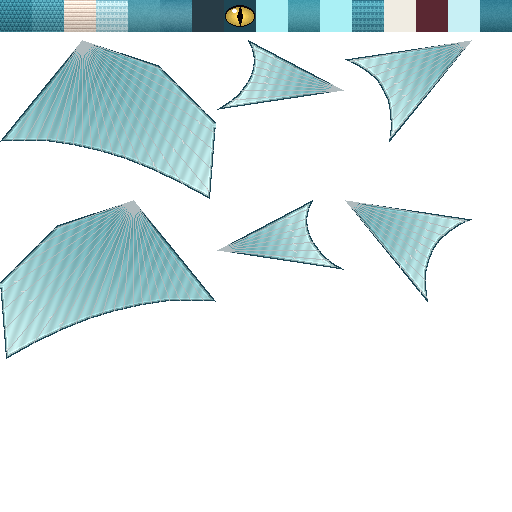
#> input picture LegacyOfEtheria/tools/dragon_src/etheria_pdrg_veldanava.png, 512 x 512 px, found by its file name; its folder holds only this picture in this run
$ python region_bosses.py
#> lines starting #> are read from the running program, lines starting #| are printed output that depends on the picture
"""8.7 (Etapa 7a) - CHEFES POR REGIÃO: gera entidades (BP+RP), texturas recoloridas, loot tables, itens de material e regras de spawn.
Reaproveita modelos/animações já existentes no projeto (nada de textura nova do usuário): cada chefe é um modelo do addon com a textura
passada por um "mapa de gradiente" (luminância -> paleta da região), preservando pele/dourado quando faz sentido.
  Vazio (End):    Dragão do Vazio (modelo/voo do Veldanava), Cavaleiro do Vazio (Cavaleiro Negro, espada dourada), Rainha do Vazio (Obera)
                  + o Senhor do Vazio que já existia (boss_void_lord) -> agora só nasce no End.
  Inferno:        Anjo Caído (Feldway Angelical, asas negras/vermelhas do anjo caído)  + Tirano Brasa (boss_ember_tyrant) só no Inferno.
  Mundo normal:   Anjo Guardião (Zalario dourado), Rei Goblin com escolta (script), só 2 aranhas no spawn natural (Taratect e Rainha Taratect).
  Oceano:         Guardiã Cristalina das Marés (Lorde Branco cristalino) segurando o Tridente dos Dragões Marinhos (geometria da arma).
Idempotente: reescreve sempre os mesmos arquivos. Uso: python3 tools/region_bosses.py
Ícones de pena usam a pena do jar do Tensura enviado (uso pessoal, fora do git); sem o jar, desenha uma pena simples."""
import colorsys, copy, glob, json, os, sys
from PIL import Image, ImageDraw

ROOT = os.path.dirname(os.path.dirname(os.path.abspath(__file__)))
BP = os.path.join(ROOT, "LegacyOfEtheria_BP"); RP = os.path.join(ROOT, "LegacyOfEtheria_RP")
FEATHER_SRC = [os.environ.get("TENSURA_FEATHER", ""), "/tmp/claude-0/-home-user-repo/caf30e82-444a-5c52-8cea-01da7f718242/scratchpad/tensura102/assets/tensura/textures/item/dragon_peacock_feather.png"]

# ------------------------------------------------------------------ paletas (posição 0..1 da luminância -> cor)
VOID = [(0, (6, 2, 12)), (0.25, (34, 8, 62)), (0.5, (92, 26, 160)), (0.75, (178, 84, 250)), (1, (236, 205, 255))]
VOID_DRAGON = [(0, (4, 2, 10)), (0.4, (30, 8, 60)), (0.72, (96, 28, 170)), (0.9, (176, 88, 250)), (1, (228, 186, 255))]
VOID_DARK = [(0, (4, 2, 8)), (0.35, (24, 8, 44)), (0.65, (70, 22, 120)), (1, (170, 110, 240))]
QUEEN = [(0, (10, 2, 18)), (0.3, (58, 10, 88)), (0.6, (150, 30, 170)), (0.85, (240, 110, 220)), (1, (255, 225, 250))]
FALLEN = [(0, (6, 4, 6)), (0.5, (30, 26, 32)), (0.85, (70, 62, 74)), (1, (120, 110, 124))]
CRIMSON = [(0, (30, 0, 4)), (0.45, (120, 8, 20)), (0.8, (210, 30, 40)), (1, (255, 120, 110))]
SHADOW = [(0, (4, 2, 4)), (0.45, (26, 20, 30)), (0.75, (70, 12, 22)), (1, (190, 36, 46))]
GOLD = [(0, (54, 30, 6)), (0.35, (150, 96, 22)), (0.7, (236, 190, 70)), (1, (255, 250, 220))]
CRYSTAL = [(0, (18, 16, 58)), (0.3, (88, 52, 170)), (0.55, (190, 90, 210)), (0.8, (150, 200, 250)), (1, (230, 252, 255))]
EMBER = [(0, (28, 4, 0)), (0.4, (140, 30, 6)), (0.75, (240, 110, 20)), (1, (255, 230, 150))]

def ramp(stops, t):
    t = max(0.0, min(1.0, t))
    for (a, ca), (b, cb) in zip(stops, stops[1:]):
        if t <= b:
            k = 0 if b == a else (t - a) / (b - a)
            return tuple(round(ca[i] + (cb[i] - ca[i]) * k) for i in range(3))
    return stops[-1][1]

def is_skin(h, s, v): return 0.0 <= h <= 0.11 and 0.12 <= s <= 0.62 and v >= 0.5
def is_gold(h, s, v): return 0.08 <= h <= 0.18 and s >= 0.42 and v >= 0.4

def recolor(src, stops, keep_skin=True, gold=None, gamma=1.0, stretch=False):
    """mapa de gradiente pela luminância; pele preservada; dourado: None = preservado, paleta = recolorido nela.
    stretch: estica a luminância da textura (percentis 5-97) para 0..1 antes da paleta (texturas muito claras, ex. dragão branco)"""
#> called with keep_skin = True, gamma = 1.25, stretch = True
    im = Image.open(src).convert("RGBA"); px = im.load()
#> in recolor, im is the input picture: PIL image 512x512 RGBA; mean R, G, B, A 30.2, 42, 43.4, 59.8
    lo, hi = 0.0, 1.0
    if stretch:
        ls = sorted((0.299 * r + 0.587 * g + 0.114 * b) / 255 for r, g, b, a in (px[x, y] for y in range(im.height) for x in range(im.width)) if a)
#> ls = 66656 items
        if ls: lo, hi = ls[int(len(ls) * 0.05)], ls[int(len(ls) * 0.97)]
#> lo = 0.186; hi = 0.911
        if hi - lo < 0.05: lo, hi = 0.0, 1.0
    for y in range(im.height):
        for x in range(im.width):
            r, g, b, a = px[x, y]
            if not a: continue
            h, s, v = colorsys.rgb_to_hsv(r / 255, g / 255, b / 255)
            if keep_skin and is_skin(h, s, v): continue
            lum = max(0.0, min(1.0, ((0.299 * r + 0.587 * g + 0.114 * b) / 255 - lo) / (hi - lo)))
            if is_gold(h, s, v):
                if gold is None: continue
                px[x, y] = ramp(gold, lum ** gamma) + (a,); continue
            px[x, y] = ramp(stops, lum ** gamma) + (a,)
    return im

# ------------------------------------------------------------------ chefes
# id: nome, modelo RP de base (entity/*.entity.json), textura de origem, paleta, vida, dano, região, nível mínimo, etc.
BOSSES = {
    "void_dragon":   dict(name="Dragão do Vazio", base="veldanava", tex="etheria_pdrg_veldanava", key="dragon", pal=VOID_DRAGON, hp=24000, dmg=48, spd=0.32,
                          region="end", lv=55, gamma=1.25, stretch=True, fly=True, dragon=True, box=(6.0, 5.0), scale="1.27", fam="void", egg=("#0c0414", "#b054fa"), xp=9000, coins=[2500, 4000], role="dragon"),
    "void_knight":   dict(name="Cavaleiro do Vazio", base="cavaleiro_negro", tex="etheria_cavaleiro_negro", pal=VOID_DARK, gold=None, hp=8000, dmg=30, spd=0.31,
                          region="end", lv=35, box=(0.8, 2.4), scale="1.3", fam="void", egg=("#14081f", "#e2b83a"), xp=3500, coins=[900, 1500], role="melee"),
    "void_queen":    dict(name="Rainha do Vazio", base="obera", tex="etheria_obera", pal=QUEEN, gold=VOID, hp=14000, dmg=36, spd=0.3,
                          region="end", lv=45, box=(0.8, 2.5), scale="1.35", fam="void", egg=("#26062e", "#f06edc"), xp=6000, coins=[1600, 2600], role="caster"),
    "fallen_angel":  dict(name="Anjo Caído", base="feldway_angel", tex="etheria_feldway_angel", pal=FALLEN, gold=CRIMSON, hp=10000, dmg=34, spd=0.3,
                          region="nether", lv=40, fly=True, wings=("geometry.etheria_mobwing_fallen", "textures/entity/etheria_race_fallen"), box=(0.8, 2.4), scale="1.3",
                          fam="angel", fire=True, egg=("#0a0a0c", "#c8102e"), xp=4500, coins=[1200, 2000], role="melee"),
    "angel_guardian": dict(name="Anjo Guardião", base="zalario", tex="etheria_zalario", pal=GOLD, keep_skin=True, hp=6000, dmg=24, spd=0.3,
                          region="overworld", lv=30, fly=True, box=(0.8, 2.4), scale="1.35", fam="angel", egg=("#f6e7b0", "#d4a020"), xp=3000, coins=[800, 1400], role="guardian"),
    "crystal_tide":  dict(name="Guardiã Cristalina das Marés", base="lorde_branco", tex="etheria_lorde_branco", pal=CRYSTAL, gold=CRYSTAL, hp=5000, dmg=22, spd=0.28,
                          region="ocean", lv=28, swim=True, trident=True, box=(0.8, 2.4), scale="1.35", fam="aquatic", egg=("#3a2a8a", "#9ae6ff"), xp=2600, coins=[700, 1200], role="caster"),
}

# ------------------------------------------------------------------ materiais (itens novos) e drops
MATERIALS = {   # id: (nome, cor, ícone de origem, paleta | "feather")
    "pena_celestial": ("Pena Celestial", "§f", "feather", GOLD),
    "pena_sombria": ("Pena Sombria", "§8", "feather", SHADOW),
    "nucleo_de_luz": ("Núcleo de Luz", "§e", "etheria_celestial_crystal", GOLD),
    "fragmento_do_inferno": ("Fragmento do Inferno", "§c", "etheria_demonite_shard", EMBER),
    "halo_quebrado": ("Halo Quebrado", "§6", "etheria_ring_vigor", GOLD),
    "escama_do_vazio": ("Escama do Vazio", "§5", "etheria_dragon_essence", VOID),
    "diadema_do_vazio": ("Diadema da Rainha do Vazio", "§d", "etheria_amulet_arcane", QUEEN),
    "lagrima_cristalina": ("Lágrima Cristalina", "§b", "etheria_mana_crystal", CRYSTAL),
}
EN = {"void_dragon": "Void Dragon", "void_knight": "Void Knight", "void_queen": "Void Queen", "fallen_angel": "Fallen Angel", "angel_guardian": "Guardian Angel",
      "crystal_tide": "Crystal Tide Guardian", "pena_celestial": "Celestial Feather", "pena_sombria": "Shadow Feather", "nucleo_de_luz": "Light Core",
      "fragmento_do_inferno": "Hell Fragment", "halo_quebrado": "Broken Halo", "escama_do_vazio": "Void Scale", "diadema_do_vazio": "Void Queen's Diadem", "lagrima_cristalina": "Crystal Tear"}
E = lambda i, lo, hi, ch=1.0: (i, lo, hi, ch)
LOOT = {
    "void_dragon": [E("escama_do_vazio", 3, 6), E("void_fragment", 4, 8), E("evolution_core", 1, 1, 0.8), E("void_scepter", 1, 1, 0.12)],
    "void_knight": [E("escama_do_vazio", 1, 3), E("void_fragment", 2, 4), E("void_sword", 1, 1, 0.12)],
    "void_queen": [E("diadema_do_vazio", 1, 1, 0.25), E("escama_do_vazio", 2, 4), E("void_fragment", 3, 6), E("evolution_core", 1, 1, 0.6)],
    "boss_void_lord": [E("escama_do_vazio", 1, 2, 0.6)],
    "fallen_angel": [E("fragmento_do_inferno", 2, 4), E("pena_sombria", 2, 5), E("halo_quebrado", 1, 1, 0.3), E("reaper_scythe", 1, 1, 0.1)],
    "angel_guardian": [E("nucleo_de_luz", 1, 2), E("pena_celestial", 3, 6), E("halo_quebrado", 1, 1, 0.5), E("celestial_blade", 1, 1, 0.12)],
    "crystal_tide": [E("lagrima_cristalina", 2, 4), E("sea_dragons_trident", 1, 1, 0.12), E("minecraft:prismarine_crystals", 3, 8), E("minecraft:heart_of_the_sea", 1, 1, 0.15)],
    # anjos que já existiam: penas e núcleo (o resto continua no script de drops)
    "pico": [E("pena_celestial", 1, 3, 0.8), E("nucleo_de_luz", 1, 1, 0.1)], "garasha": [E("pena_celestial", 1, 3, 0.8), E("nucleo_de_luz", 1, 1, 0.1)],
    "gracia": [E("pena_celestial", 1, 3, 0.8), E("nucleo_de_luz", 1, 1, 0.12)], "zalario": [E("pena_celestial", 2, 4), E("nucleo_de_luz", 1, 1, 0.5), E("halo_quebrado", 1, 1, 0.2)],
    "dino": [E("pena_celestial", 2, 4), E("pena_sombria", 1, 2, 0.5), E("nucleo_de_luz", 1, 1, 0.4)], "feldway_angel": [E("pena_celestial", 3, 6), E("nucleo_de_luz", 1, 2), E("halo_quebrado", 1, 1, 0.35)],
    "cornu": [E("pena_sombria", 1, 3, 0.8), E("fragmento_do_inferno", 1, 1, 0.15)],
}

# ------------------------------------------------------------------ regras de spawn por região
BIOME = {
    "end": {"test": "has_biome_tag", "value": "the_end"},
    "nether": {"test": "has_biome_tag", "value": "nether"},
    "ocean": {"all_of": [{"test": "has_biome_tag", "value": "ocean"}, {"test": "has_biome_tag", "value": "deep"}]},
    "overworld": {"all_of": [{"test": "has_biome_tag", "value": "overworld"}, {"test": "has_biome_tag", "value": "ocean", "operator": "!="}]},
    "highlands": {"all_of": [{"test": "has_biome_tag", "value": "overworld"}, {"any_of": [{"test": "has_biome_tag", "value": "mountains"}, {"test": "has_biome_tag", "value": "extreme_hills"}, {"test": "has_biome_tag", "value": "plains"}]}]},
}
SPAWN_OF = {"void_dragon": ("end", 1), "void_knight": ("end", 2), "void_queen": ("end", 1), "fallen_angel": ("nether", 2), "angel_guardian": ("highlands", 1), "crystal_tide": ("ocean", 2)}
OLD_REGION = {"boss_void_lord": "end", "boss_ember_tyrant": "nether", "boss_goblin_king": "overworld"}
SPIDERS_KEEP = {"taratect", "taratect_queen"}   # 7a: só 2 aranhas nascem sozinhas (a comum e a chefe)

# [13 lines left out: functions cond, spawn_rule, not called in this run]

# ------------------------------------------------------------------ util
def W(path, obj):
    os.makedirs(os.path.dirname(path), exist_ok=True)
    txt = json.dumps(obj, ensure_ascii=False, indent=1) if not isinstance(obj, str) else obj
    old = open(path, encoding="utf-8").read() if os.path.exists(path) else None
    if old is None or old.endswith("\n"): txt += "\n"
    if old != txt: open(path, "w", encoding="utf-8").write(txt); return 1
    return 0

def save_png(path, im):
    os.makedirs(os.path.dirname(path), exist_ok=True); im.save(path)

# [9 lines left out: function feather_icon, not called in this run]

# ------------------------------------------------------------------ BP entidade
def bp_entity(bid, b):
    ident = "etheria:" + bid; fams = [b["fam"], "monster", "mob", "etheria_boss", "etheria_region_boss"]
    if b.get("fly"): fams.append("etheria_flyer")
    props = {}
    if b.get("fly"): props["etheria:fly"] = {"type": "int", "range": [0, 4], "default": 0, "client_sync": True}
    if b.get("dragon"):
        props["etheria:form"] = {"type": "enum", "values": ["human", "dragon"], "default": "dragon", "client_sync": True}
        props["etheria:act"] = {"type": "enum", "values": ["none", "bite", "claw", "tail", "roar", "ability", "takeoff", "land", "hurt", "transform", "cast"], "default": "none", "client_sync": True}
    C = {
        "minecraft:type_family": {"family": fams},
        "minecraft:collision_box": {"width": b["box"][0], "height": b["box"][1]},
        "minecraft:health": {"value": b["hp"], "max": b["hp"]},
        "minecraft:movement": {"value": b["spd"]},
        "minecraft:attack": {"damage": b["dmg"]},
        "minecraft:nameable": {}, "minecraft:physics": {}, "minecraft:pushable": {"is_pushable": False, "is_pushable_by_piston": True},
        "minecraft:loot": {"table": f"loot_tables/entities/etheria_{bid}.json"},
        "minecraft:behavior.float": {"priority": 0},
        "minecraft:behavior.hurt_by_target": {"priority": 1},
        "minecraft:behavior.nearest_attackable_target": {"priority": 2, "must_see": False, "reselect_targets": True,
            "entity_types": [{"filters": {"test": "is_family", "subject": "other", "value": "player"}, "max_dist": 32}]},
        "minecraft:behavior.melee_attack": {"priority": 3, "speed_multiplier": 1.25, "track_target": True, "reach_multiplier": 1.6 if b.get("dragon") else 1.2},
        "minecraft:behavior.look_at_player": {"priority": 7, "look_distance": 12},
        "minecraft:behavior.random_look_around": {"priority": 8},
        "minecraft:despawn": {"despawn_from_distance": {"min_distance": 96, "max_distance": 128}},
        "minecraft:follow_range": {"value": 40, "max": 56},
        "minecraft:knockback_resistance": {"value": 0.95},
        "minecraft:damage_sensor": {"triggers": [{"cause": "fall", "deals_damage": "no"}, {"cause": "entity_attack", "damage_multiplier": 0.7}, {"cause": "projectile", "damage_multiplier": 0.7}]},
        "minecraft:boss": {"hud_range": 48, "name": b["name"], "should_darken_sky": False},
    }
    if b.get("fire") or b["region"] in ("end", "nether"): C["minecraft:fire_immune"] = {}
    if b.get("fly"):
        C.update({"minecraft:navigation.hover": {"can_path_over_water": True, "can_sink": False, "can_pass_doors": True, "can_path_from_air": True, "avoid_water": True, "avoid_damage_blocks": True},
                  "minecraft:movement.hover": {}, "minecraft:flying_speed": {"value": 0.22}, "minecraft:can_fly": {},
                  "minecraft:behavior.random_hover": {"priority": 6, "xz_dist": 10, "y_dist": 5, "y_offset": -1, "interval": 1, "hover_height": [2, 7]}})
    elif b.get("swim"):
        C.update({"minecraft:navigation.generic": {"is_amphibious": True, "can_path_over_water": False, "can_swim": True, "can_walk": True, "can_breach": True},
                  "minecraft:movement.generic": {}, "minecraft:underwater_movement": {"value": 0.14},
                  "minecraft:breathable": {"total_supply": 15, "suffocate_time": 0, "breathes_water": True, "breathes_air": True},
                  "minecraft:behavior.random_swim": {"priority": 6, "speed_multiplier": 1.0, "xz_dist": 12, "y_dist": 6},
                  "minecraft:behavior.random_stroll": {"priority": 7, "speed_multiplier": 0.8}, "minecraft:jump.static": {}})
    else:
        C.update({"minecraft:navigation.walk": {"can_path_over_water": True, "can_pass_doors": True, "avoid_water": True},
                  "minecraft:movement.basic": {}, "minecraft:jump.static": {}, "minecraft:can_climb": {},
                  "minecraft:behavior.random_stroll": {"priority": 6, "speed_multiplier": 0.8}})
    desc = {"identifier": ident, "is_spawnable": True, "is_summonable": True}
    if props: desc["properties"] = props
    return {"format_version": "1.21.60", "minecraft:entity": {"description": desc, "components": C}}

# ------------------------------------------------------------------ RP entidade (cópia do modelo base com a textura nova)
def rp_entity(bid, b):
    base = json.load(open(os.path.join(RP, "entity", b["base"] + ".entity.json"), encoding="utf-8"))
    ce = copy.deepcopy(base); d = ce["minecraft:client_entity"]["description"]
    d["identifier"] = "etheria:" + bid
    d["textures"][b.get("key", "default")] = "textures/entity/etheria_" + bid
    d["spawn_egg"] = {"base_color": b["egg"][0], "overlay_color": b["egg"][1]}
    d.setdefault("scripts", {})["scale"] = b["scale"]
    if b.get("wings"):
        d["geometry"]["wings"], d["textures"]["wings"] = b["wings"]
    if b.get("trident"):
        d["geometry"]["trident"] = "geometry.etheria_held_trident"; d["textures"]["trident"] = "textures/attachable/w_sea_dragons_trident"
        d["materials"]["trident"] = "entity_alphatest"
        d["render_controllers"] = list(d["render_controllers"]) + ["controller.render.etheria_held_trident"]
    return ce

# [44 lines left out: functions held_trident_geo, loot_table, update_mobs, lang_set, not called in this run]

def main():
    n = 0
    # texturas dos chefes
    for bid, b in BOSSES.items():
        im = recolor(os.path.join(RP, "textures/entity", b["tex"] + ".png"), b["pal"], keep_skin=b.get("keep_skin", True), gold=b.get("gold", b["pal"]), gamma=b.get("gamma", 1.0), stretch=b.get("stretch", False))
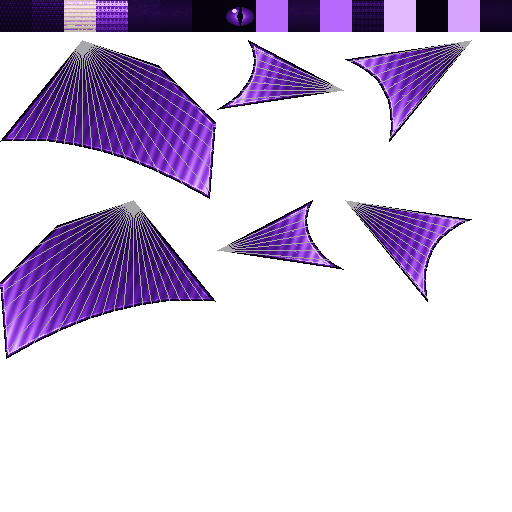
#> im: PIL image 512x512 RGBA; mean R, G, B, A 19.7, 8.9, 30.9, 59.8; transparent parts drawn white
        save_png(os.path.join(RP, "textures/entity", f"etheria_{bid}.png"), im)
        n += W(os.path.join(BP, "entities", bid + ".json"), bp_entity(bid, b))
        n += W(os.path.join(RP, "entity", bid + ".entity.json"), rp_entity(bid, b))
        reg, wgt = SPAWN_OF[bid]
        n += W(os.path.join(BP, "spawn_rules", bid + ".json"), spawn_rule("etheria:" + bid, reg, wgt, "water_animal" if reg == "ocean" else "monster"))
    n += W(os.path.join(RP, "models/entity/etheria_held_trident.geo.json"), held_trident_geo("etheria_lorde_branco_skin"))
    n += W(os.path.join(RP, "render_controllers/etheria_held_trident.render_controllers.json"), {"format_version": "1.8.0", "render_controllers": {
        "controller.render.etheria_held_trident": {"geometry": "Geometry.trident", "materials": [{"*": "Material.trident"}], "textures": ["Texture.trident"]}}})
    # chefes antigos: só na região deles
    for bid, reg in OLD_REGION.items():
        f = os.path.join(BP, "spawn_rules", bid + ".json"); j = json.load(open(f, encoding="utf-8"))
        for c in j["minecraft:spawn_rules"]["conditions"]: c["minecraft:biome_filter"] = BIOME[reg]
        n += W(f, j)
    # aranhas: só 2 no spawn natural
    for f in glob.glob(os.path.join(BP, "spawn_rules", "*.json")):
        k = os.path.basename(f)[:-5]
        if (k.startswith("taratect") or k in ("tt_black_spider", "tt_knight_spider")) and k not in SPIDERS_KEEP: os.remove(f); n += 1
    # loot tables (chefes novos + anjos que já existiam)
    for bid, ent in LOOT.items():
        n += W(os.path.join(BP, "loot_tables/entities", f"etheria_{bid}.json"), loot_table(ent))
        f = os.path.join(BP, "entities", bid + ".json"); j = json.load(open(f, encoding="utf-8"))
        j["minecraft:entity"]["components"]["minecraft:loot"] = {"table": f"loot_tables/entities/etheria_{bid}.json"}; n += W(f, j)
    # materiais
    it = json.load(open(os.path.join(RP, "textures/item_texture.json"), encoding="utf-8")); pt = []
    for mid, (nm, col, src, pal) in MATERIALS.items():
        icon = feather_icon(pal) if src == "feather" else recolor(os.path.join(RP, "textures/items", src + ".png"), pal, keep_skin=False, gold=pal)
        if mid == "halo_quebrado":   # anel partido: abre uma fenda na diagonal
            d = ImageDraw.Draw(icon); w = icon.width; d.line([(w * 0.55, 0), (w * 0.8, w * 0.45)], fill=(0, 0, 0, 0), width=max(1, w // 10))
        save_png(os.path.join(RP, "textures/items", f"etheria_{mid}.png"), icon)
        it["texture_data"][f"etheria_{mid}"] = {"textures": f"textures/items/etheria_{mid}"}
        n += W(os.path.join(BP, "items", f"08700_{mid}.json"), {"format_version": "1.21.60", "minecraft:item": {
            "description": {"identifier": f"etheria:{mid}", "menu_category": {"category": "items"}},
            "components": {"minecraft:icon": {"textures": {"default": f"etheria_{mid}"}}, "minecraft:display_name": {"value": f"{col}{nm}"}, "minecraft:max_stack_size": 64}}})
        pt.append((f"item.etheria:{mid}", nm))
    en = [(k, EN.get(k.split(":")[1].split(".")[0], v)) for k, v in pt]
    for bid, b in BOSSES.items():
        pt += [(f"entity.etheria:{bid}.name", b["name"]), (f"item.spawn_egg.entity.etheria:{bid}.name", f"Ovo de {b['name']}")]
        en += [(f"entity.etheria:{bid}.name", EN[bid]), (f"item.spawn_egg.entity.etheria:{bid}.name", f"{EN[bid]} Spawn Egg")]
    n += W(os.path.join(RP, "textures/item_texture.json"), it)
    lang_set(os.path.join(RP, "texts", "pt_BR.lang"), pt); lang_set(os.path.join(RP, "texts", "en_US.lang"), en)
    n += update_mobs()
    print(f"chefes por região: {len(BOSSES)} chefes, {len(MATERIALS)} materiais, {len(LOOT)} loot tables | arquivos alterados: {n}")

if __name__ == "__main__":
#> (the run stopped early here; a loop or call above may not have finished)
